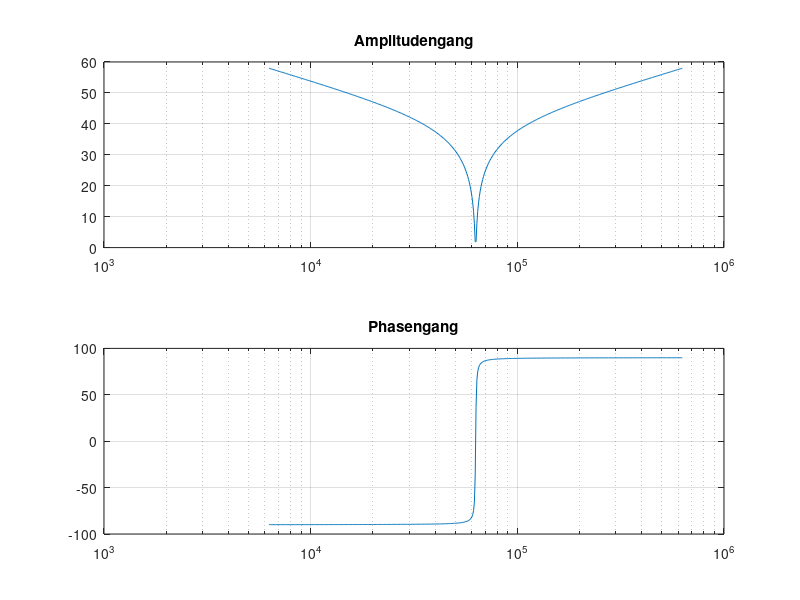
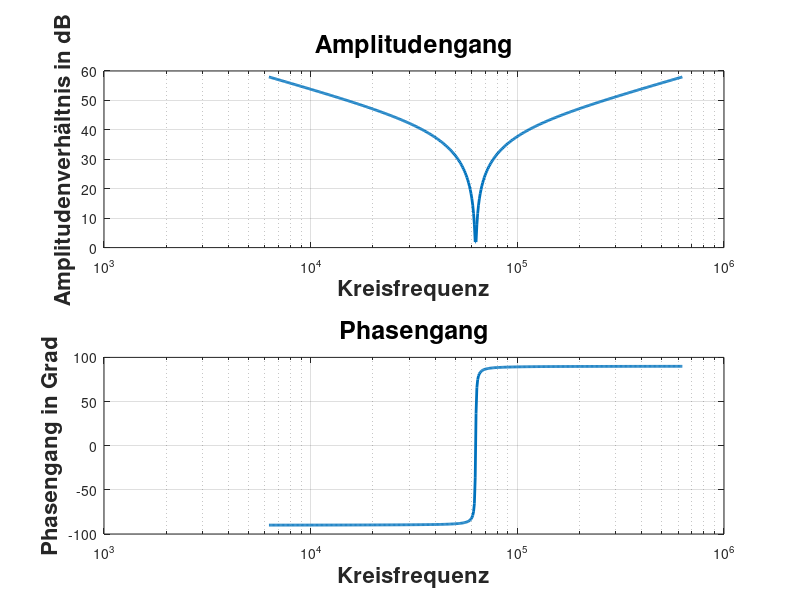

The MATLAB source for these figures, in order:
%--------------------------------------------------------------
% Elektrische Systeme 1 
% Musterloesung - Aufgabe 33
% Prof. Dr.-Ing. V. Sommer, Beuth Hochschule fuer Technik Berlin
%--------------------------------------------------------------
%
% Das uebliche vorgehen
%
clear
close all
home
%
% Definition der in der Aufgabenstellung gegebenen Groessen
%
ZK = 1600;        % in Ohm -> Kennwiderstand
om_0 = 2*pi*10e3; % in 1/s -> Bestimmung der Kreisfrequenz
Q = 80;           % Guete
%
% Berechnug der Groessen siehe Skript ES1_06_Frequenzabhaengigkeit
%
YK = 1/ZK;
G = YK/Q;
R = 1/G
L = 1/(YK*om_0)
C = YK/om_0
b = om_0/(2*pi*Q)
%
% Zusatz: Berechnung des Frequenzganges und Darstellung im Bodediagramm
%
figure(1)
om = logspace(log10(om_0/10), log10(om_0*10),500); % in 1/s
Y = G + 1./(j*om*L) + j*om*C;
Betrag = 20*log10(abs(Y/G)); % in dB
Phase = 180/pi*angle(Y);     % in deg
subplot(2,1,1)
semilogx(om, Betrag)
grid
title('Amplitudengang')
subplot(2,1,2)
semilogx(om, Phase)
grid
title('Phasengang')
%
% Schoenere Grafik
%
% Zusatz: Berechnung des Frequenzganges und Darstellung im Bodediagramm
%
figure(2)
om = logspace(log10(om_0/10), log10(om_0*10),500); % in 1/s
Y = G + 1./(j*om*L) + j*om*C;
Betrag = 20*log10(abs(Y/G)); % in dB
Phase = 180/pi*angle(Y);     % in deg
subplot(2,1,1)
set(semilogx(om, Betrag),"linewidth",2)
grid
set(title('Amplitudengang'),"fontsize",18)
xlabel('Kreisfrequenz','FontSize',16,'FontWeight','bold')
ylabel('Amplitudenverhältnis in dB','FontSize',16,'FontWeight','bold')
subplot(2,1,2)
set(semilogx(om, Phase),"linewidth",2)
grid
set(title('Phasengang'),"fontsize",18)
xlabel('Kreisfrequenz','FontSize',16,'FontWeight','bold')
ylabel('Phasengang in Grad','FontSize',16,'FontWeight','bold')
%